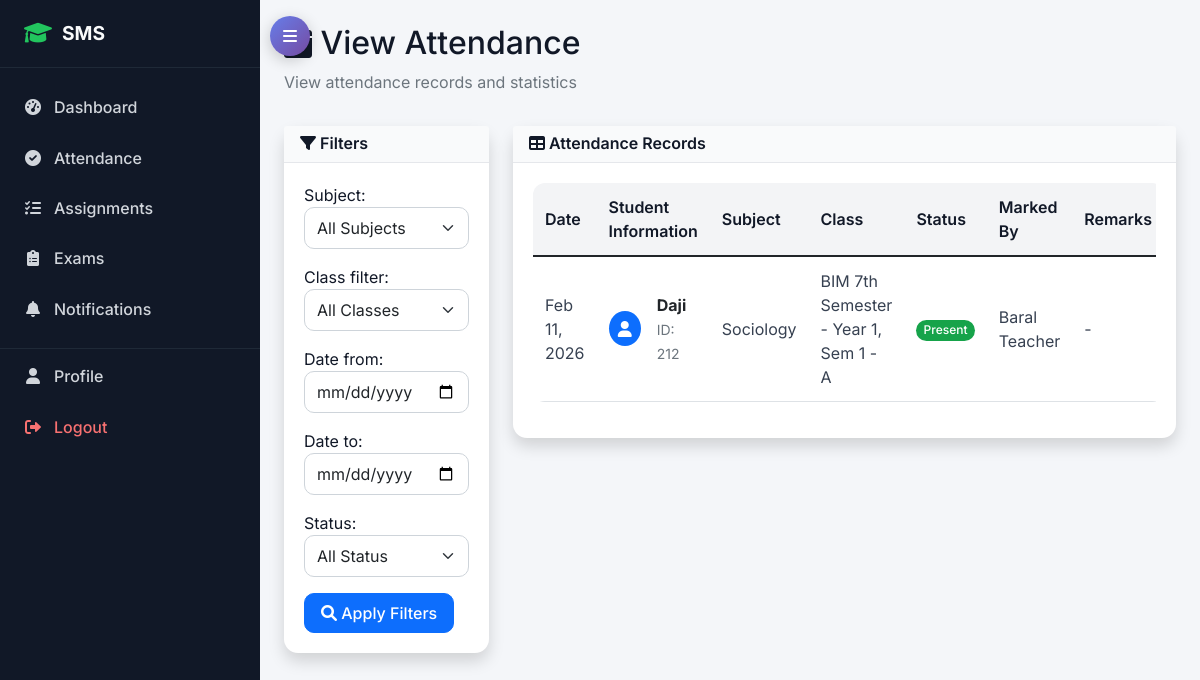
/attendance/view/ (signed in), run on the app's committed database.
### attendance/models.py (models this page shows, shortened)
class AttendanceRecord(models.Model):
    ATTENDANCE_CHOICES = (
        ('present', 'Present'),
        ('absent', 'Absent'),
        ('late', 'Late'),
        ('excused', 'Excused'),
    )
    session = models.ForeignKey(AttendanceSession, on_delete=models.CASCADE)
    student = models.ForeignKey(StudentProfile, on_delete=models.CASCADE)
    status = models.CharField(max_length=10, choices=ATTENDANCE_CHOICES)
    remarks = models.TextField(blank=True)
    marked_at = models.DateTimeField(auto_now_add=True)
    class Meta:
        unique_together = ['session', 'student']

class AttendanceSession(models.Model):
    teacher_assignment = models.ForeignKey(TeacherSubjectAssignment, on_delete=models.CASCADE)
    date = models.DateField()
    start_time = models.TimeField()
    end_time = models.TimeField()
    topic_covered = models.CharField(max_length=200, blank=True)
    notes = models.TextField(blank=True)
    is_completed = models.BooleanField(default=False)
    created_at = models.DateTimeField(auto_now_add=True)
    class Meta:
        unique_together = ['teacher_assignment', 'date', 'start_time']

### accounts/models.py (models this page shows, shortened)
class StudentProfile(models.Model):
    user = models.OneToOneField(User, on_delete=models.CASCADE, related_name='student_profile')
    student_id = models.CharField(max_length=20, unique=True)
    admission_date = models.DateField()
    guardian_name = models.CharField(max_length=100)
    guardian_phone = models.CharField(max_length=17)
    guardian_email = models.EmailField()
    emergency_contact = models.CharField(max_length=17)
    blood_group = models.CharField(max_length=5, blank=True)

class User(AbstractUser):
    USER_TYPE_CHOICES = (
        ('admin', 'Admin'),
        ('student', 'Student'),
        ('teacher', 'Teacher'),
        ('parent', 'Parent'),
    )
    user_type = models.CharField(max_length=10, choices=USER_TYPE_CHOICES)
    phone_regex = RegexValidator(regex=r'^\+?1?\d{9,15}$', message="Phone number must be entered in the format: '+999999999'. Up to 15 digits allowed.")
    phone_number = models.CharField(validators=[phone_regex], max_length=17, blank=True)
    address = models.TextField(blank=True)
    date_of_birth = models.DateField(null=True, blank=True)
    profile_picture = models.ImageField(upload_to='profile_pics/', blank=True, null=True)
    is_active = models.BooleanField(default=True)
    created_at = models.DateTimeField(auto_now_add=True)
    updated_at = models.DateTimeField(auto_now=True)

class TeacherProfile(models.Model):
    user = models.OneToOneField(User, on_delete=models.CASCADE, related_name='teacher_profile')
    employee_id = models.CharField(max_length=20, unique=True)
    qualification = models.CharField(max_length=200)
    experience_years = models.PositiveIntegerField(default=0)
    specialization = models.CharField(max_length=100)
    joining_date = models.DateField()

### academic/models.py (models this page shows, shortened)
class TeacherSubjectAssignment(models.Model):
    teacher = models.ForeignKey(TeacherProfile, on_delete=models.CASCADE)
    subject = models.ForeignKey(Subject, on_delete=models.CASCADE)
    class_assigned = models.ForeignKey(Class, on_delete=models.CASCADE)
    academic_year = models.ForeignKey(AcademicYear, on_delete=models.CASCADE)
    class Meta:
        unique_together = ['teacher', 'subject', 'class_assigned', 'academic_year']

class Subject(models.Model):
    name = models.CharField(max_length=100)
    code = models.CharField(max_length=20, unique=True)
    course = models.ForeignKey(Course, on_delete=models.CASCADE)
    semester = models.PositiveIntegerField()
    year = models.PositiveIntegerField()  # 1st year, 2nd year, etc.
    credits = models.PositiveIntegerField(default=3)
    description = models.TextField(blank=True)
    class Meta:
        unique_together = ['code', 'course']
    def __str__(self):
        return f"{self.name} ({self.code}) - Year {self.year}, Sem {self.semester}"

class Class(models.Model):
    name = models.CharField(max_length=50)
    course = models.ForeignKey(Course, on_delete=models.CASCADE)
    year = models.PositiveIntegerField()  # 1st year, 2nd year, etc.
    semester = models.PositiveIntegerField()
    section = models.CharField(max_length=10)
    academic_year = models.ForeignKey(AcademicYear, on_delete=models.CASCADE)
    class_teacher = models.ForeignKey(TeacherProfile, on_delete=models.SET_NULL, null=True, blank=True, related_name='class_teacher_for')
    class Meta:
        unique_together = ['course', 'year', 'semester', 'section', 'academic_year']
    def __str__(self):
        return f"{self.course.name} - Year {self.year}, Sem {self.semester} - {self.section}"

### attendance/views.py (the view, shortened to what this page needs)
# urls.py: path('view/', views.view_attendance, name='view_attendance'),
@login_required
def view_attendance(request):
    if request.user.user_type == 'student':
        try:
            student_profile = request.user.student_profile
            enrollment = student_profile.get_current_enrollment()
            if not enrollment:
                messages.warning(request, 'You are not enrolled in any class.')
                context = {
                    'attendance_records': [],
                    'filter_form': None,
                    'enrollment': None,
                    'total_sessions': 0,
                    'present_sessions': 0,
                    'absent_sessions': 0,
                    'attendance_percentage': 0
                }
                return render(request, 'attendance/view_attendance.html', context)
            filter_form = AttendanceFilterForm(request.GET, user=request.user)
            attendance_records = AttendanceRecord.objects.filter(
                student=student_profile
            ).select_related('session__teacher_assignment__subject', 'session__teacher_assignment__teacher__user')
            if filter_form.is_valid():
                if filter_form.cleaned_data.get('subject'):
                    attendance_records = attendance_records.filter(
                        session__teacher_assignment__subject=filter_form.cleaned_data['subject']
                    )
                if filter_form.cleaned_data.get('date_from'):
                    attendance_records = attendance_records.filter(
                        session__date__gte=filter_form.cleaned_data['date_from']
                    )
                if filter_form.cleaned_data.get('date_to'):
                    attendance_records = attendance_records.filter(
                        session__date__lte=filter_form.cleaned_data['date_to']
                    )
                if filter_form.cleaned_data.get('status'):
                    attendance_records = attendance_records.filter(
                        status=filter_form.cleaned_data['status']
                    )
            attendance_records = attendance_records.order_by('-session__date', '-session__start_time')
            total_sessions = attendance_records.count()
            present_sessions = attendance_records.filter(status__in=['present', 'late']).count()
            absent_sessions = total_sessions - present_sessions
            attendance_percentage = (present_sessions / total_sessions * 100) if total_sessions > 0 else 0
            context = {
                'attendance_records': attendance_records,
                'filter_form': filter_form,
                'enrollment': enrollment,
                'total_sessions': total_sessions,
                'present_sessions': present_sessions,
                'absent_sessions': absent_sessions,
                'attendance_percentage': round(attendance_percentage, 2)
            }
        except Exception as e:
            print(f"Error in student attendance view: {e}")
            import traceback
            traceback.print_exc()
            messages.error(request, 'An error occurred while loading attendance data.')
            context = {
                'attendance_records': [],
                'filter_form': None,
                'enrollment': None,
                'total_sessions': 0,
                'present_sessions': 0,
                'absent_sessions': 0,
                'attendance_percentage': 0
            }
    elif request.user.user_type == 'teacher':
        filter_form = AttendanceFilterForm(request.GET, user=request.user)
        teacher_assignments = TeacherSubjectAssignment.objects.filter(
            teacher=request.user.teacher_profile
        )
        attendance_records = AttendanceRecord.objects.filter(
            session__teacher_assignment__in=teacher_assignments
        ).select_related('student__user', 'session__teacher_assignment__subject')
        if filter_form.is_valid():
            if filter_form.cleaned_data.get('subject'):
                attendance_records = attendance_records.filter(
                    session__teacher_assignment__subject=filter_form.cleaned_data['subject']
                )
            if filter_form.cleaned_data.get('class_filter'):
                attendance_records = attendance_records.filter(
                    session__teacher_assignment__class_assigned=filter_form.cleaned_data['class_filter']
                )
            if filter_form.cleaned_data.get('date_from'):
                attendance_records = attendance_records.filter(
                    session__date__gte=filter_form.cleaned_data['date_from']
                )
            if filter_form.cleaned_data.get('date_to'):
                attendance_records = attendance_records.filter(
                    session__date__lte=filter_form.cleaned_data['date_to']
                )
            if filter_form.cleaned_data.get('status'):
                attendance_records = attendance_records.filter(
                    status=filter_form.cleaned_data['status']
                )
        attendance_records = attendance_records.order_by('-session__date', '-session__start_time')
        context = {
            'attendance_records': attendance_records,
            'filter_form': filter_form
        }
    return render(request, 'attendance/view_attendance.html', context)

### templates/attendance/view_attendance.html (shortened to what this page needs)
{% extends 'base.html' %}
{% block content %}
<div class="row">
    <div class="col-12">
        <h2><i class="fas fa-calendar-check"></i> View Attendance</h2>
        <p class="text-muted">View attendance records and statistics</p>
    </div>
</div>
<div class="row">
    <div class="col-lg-3 mb-4">
        <div class="card shadow">
            <div class="card-header bg-primary text-white">
                <h6 class="m-0"><i class="fas fa-filter"></i> Filters</h6>
            </div>
            <div class="card-body">
                <form method="get">
                    {{ filter_form.as_p }}
                    <button type="submit" class="btn btn-primary">
                        <i class="fas fa-search"></i> Apply Filters
                    </button>
                </form>
            </div>
        </div>
    </div>
    <div class="col-lg-9 mb-4">
        <div class="card shadow">
            <div class="card-header bg-info text-white">
                <h6 class="m-0"><i class="fas fa-table"></i> Attendance Records</h6>
            </div>
            <div class="card-body">
                <div class="table-responsive">
                    <table class="table table-hover">
                        <thead>
                            <tr>
                                <th>Date</th>
                                {% if user.user_type == 'teacher' or user.user_type == 'admin' %}
                                <th>Student Information</th>
                                {% endif %}
                                <th>Subject</th>
                                <th>Class</th>
                                <th>Status</th>
                                <th>Marked By</th>
                                <th>Remarks</th>
                            </tr>
                        </thead>
                        <tbody>
                            {% if attendance_records %}
                                {% for record in attendance_records %}
                                <tr>
                                    <td>{{ record.session.date|date:"M d, Y" }}</td>
                                    {% if user.user_type == 'teacher' or user.user_type == 'admin' %}
                                    <td>
                                        <div class="d-flex align-items-center">
                                            <div class="bg-primary rounded-circle d-flex align-items-center justify-content-center me-3" style="width: 35px; height: 35px;">
                                                <i class="fas fa-user text-white"></i>
                                            </div>
                                            <div>
                                                <div class="fw-bold text-dark">{{ record.student.user.get_full_name|default:record.student.user.username }}</div>
                                                <small class="text-muted">ID: {{ record.student.student_id }}</small>
                                            </div>
                                        </div>
                                    </td>
                                    {% endif %}
                                    <td>{{ record.session.teacher_assignment.subject.name }}</td>
                                    <td>{{ record.session.teacher_assignment.class_assigned.name }}</td>
                                    <td>
                                        {% if record.status == 'present' %}
                                            <span class="badge bg-success">Present</span>
                                        {% elif record.status == 'absent' %}
                                            <span class="badge bg-danger">Absent</span>
                                        {% elif record.status == 'late' %}
                                            <span class="badge bg-warning">Late</span>
                                        {% elif record.status == 'excused' %}
                                            <span class="badge bg-info">Excused</span>
                                        {% endif %}
                                    </td>
                                    <td>{{ record.session.teacher_assignment.teacher.user.get_full_name|default:record.session.teacher_assignment.teacher.user.username }}</td>
                                    <td>{{ record.remarks|default:"-" }}</td>
                                </tr>
                                {% endfor %}
                            {% endif %}
                        </tbody>
                    </table>
                </div>
            </div>
        </div>
    </div>
</div>
{% endblock %}

### data on the page
AttendanceRecord: session "Feb 11, 2026", student.user.get_full_name "Daji", student.student_id "212", session.teacher_assignment.subject.name "Sociology", session.teacher_assignment.class_assigned.name "BIM 7th Semester - Year 1, Sem 1 - A", status "Present", session.teacher_assignment.teacher.user.get_full_name "Baral Teacher", remarks "-"
